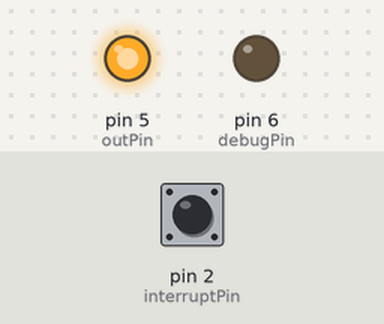
Bench run of a sketch on a simulated Arduino Uno, built with avr-gcc and run on an emulated ATmega328P. On the bench: output pins drawn as LEDs (lit = HIGH). Inputs (shaded band) come from the test bench; at power-on: pin 2 (interruptPin) HIGH.

Above: at 1.2 s.
1.3 s: pin 2 (interruptPin) pulled LOW for 0.15 s
At 2.5 s:
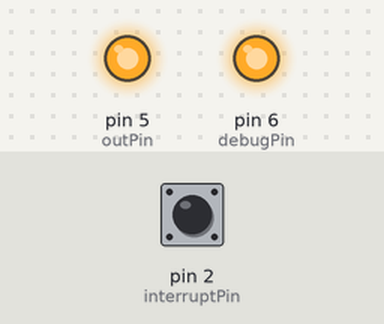
2.9 s: pin 2 (interruptPin) pulled LOW for 1 s
At 3.7 s:
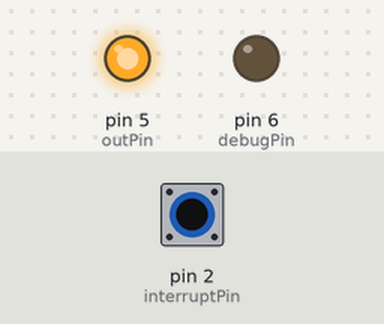
5.4 s: pin 2 (interruptPin) pulled LOW for 3.2 s
At 6.8 s:
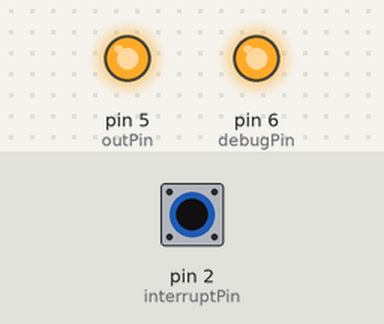
Timing chart, 0 to 8.4 s (numbered marks = the images above; inputs shaded):
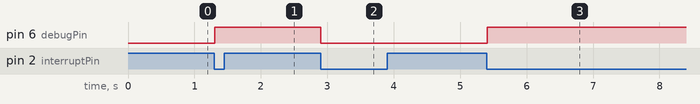

Measured:
- after the input at 1.3 s, pin 6 (debugPin): LOW → HIGH at once
- after the input at 2.9 s, pin 6 (debugPin): HIGH → LOW at once
- after the input at 5.4 s, pin 6 (debugPin): LOW → HIGH at once

The sketch:

cleaner.ino
```cpp
#define interruptPin 2 //PIN_PD2
#define outPin 5 // PIN_PD5
#define debugPin 6 // PIN_PD6
#define debounceMillis 20
#define maxTime 15    // Maksymalny czas pracy w okresach timera (ok 1 s) po którym praca zostanie zakończona (ze względu na nagrewanie się przzetwornika)

bool is_on = false;   // Jeżeli pracuje True
unsigned long last_time = 0;  // Do denbouncingu
int counter = 0;      // Licznik okresów timera

void setup() {
  pinMode(outPin, OUTPUT);
  digitalWrite(outPin, HIGH);

  pinMode(debugPin, OUTPUT);

  noInterrupts();   // Wyłączeniue przerwań cli()
  pinMode(interruptPin, INPUT_PULLUP);
  attachInterrupt(digitalPinToInterrupt(interruptPin), INT, CHANGE);  // Inicjalizacja przerwania zewnętrznego
  interrupts();   // Włączenie przerwań sei();
}

void loop() {
//  digitalWrite(debugPin, HIGH);
  if (is_on) {
    digitalWrite(debugPin, HIGH);
  } else {
    digitalWrite(debugPin, LOW);
  }
}

void set_timer() {
  if (TIMSK1 & ((1 << OCIE1A)|(1 << TOIE1))) {
    return;
  }
  noInterrupts();
  is_on = true;
  TCCR1A = 0;
  TCCR1B = 0;
  TCNT1  = 1;     // Zerowanie licznika timera 1

  TCCR1B |= (1 << CS12) | (1 << CS10);    // 1024 prescaler - ok. 1 s
//  TCCR1B |= (1 << CS11) | (1 << CS10);    // 64 prescaler
//  TCCR1B |= (1 << CS11);    // 8 prescaler

  TIMSK1 |= (1 << TOIE1);  // Przerwanie po przepełnieniu licznika
  TIFR1 &= ~(1 << TOV1);
  counter = 0;
  interrupts();
}

void deactivate_timer() {
  TIMSK1 &= ~(1 << TOIE1); // Wyłączenie przerwań timera
  is_on = false;
}

ISR(TIMER1_OVF_vect)
{
  counter++;
  if (counter > 1) {

    digitalWrite(outPin, LOW);
    delay(500);
    digitalWrite(outPin, HIGH);

    if (counter > maxTime) {
      deactivate_timer();
    } else {
      delay(1000);

      digitalWrite(outPin, LOW);
      delay(500);
      digitalWrite(outPin, HIGH);
    }
  }
}

void INT() {
  delay(10);
  if (millis() - last_time < debounceMillis) return;
  last_time = millis();
  if(digitalRead(interruptPin) == LOW)
  {
    digitalWrite(outPin, LOW);
    delay(500);
    digitalWrite(outPin, HIGH);
    if (!is_on) {
      set_timer();
    } else {
      deactivate_timer();
    }
  }
}
```
